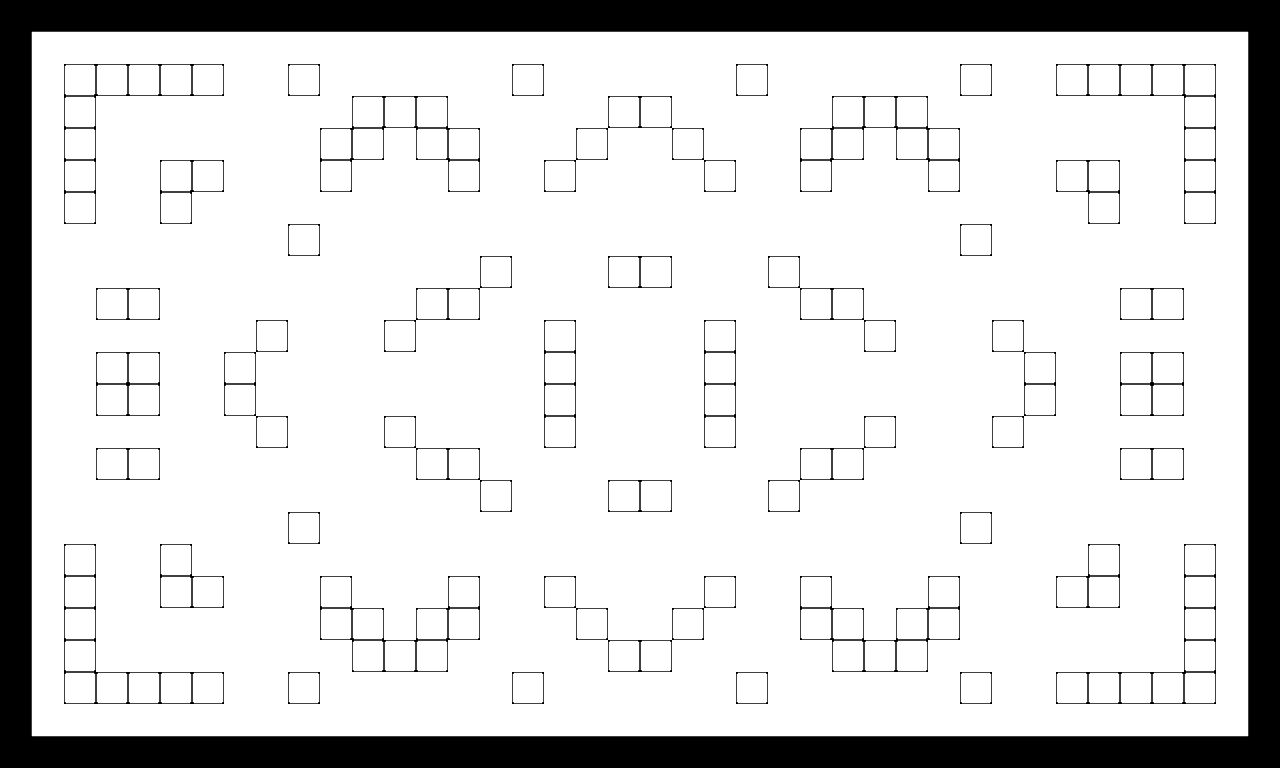

A level layout from a 2D game, rendered from its tile map. Below: a short description, then the map file with tile-grid data replaced by summaries:
An orthogonal 40x24 tile map with 32x32 px tiles, 1 tile layer (map).

<map version="1.0" orientation="orthogonal" width="40" height="24" tilewidth="32" tileheight="32">
 <tileset firstgid="1" name="default" tilewidth="32" tileheight="32">
  <image source="../img/tilesets/default.png" width="128" height="64" />
  <tile id="0">
   <properties>
    <property name="blocking" value="1" />
    <property name="isblock" value="1" />
   </properties>
  </tile>
  <tile id="1">
   <properties>
    <property name="blocking" value="1" />
    <property name="isblock" value="1" />
   </properties>
  </tile>
  <tile id="2">
   <properties>
    <property name="blocking" value="1" />
    <property name="isblock" value="0" />
   </properties>
  </tile>
  <tile id="3">
   <properties>
    <property name="blocking" value="1" />
    <property name="isblock" value="0" />
   </properties>
  </tile>
  <tile id="4">
   <properties>
    <property name="blocking" value="0" />
    <property name="isblock" value="0" />
   </properties>
  </tile>
  <tile id="5">
   <properties>
    <property name="blocking" value="0" />
    <property name="isblock" value="0" />
   </properties>
  </tile>
  <tile id="6">
   <properties>
    <property name="blocking" value="1" />
    <property name="isblock" value="0" />
   </properties>
  </tile>
  <tile id="7">
   <properties>
    <property name="blocking" value="1" />
    <property name="isblock" value="0" />
   </properties>
  </tile>
 </tileset>
 <layer name="map" width="40" height="24">
  <data>[960 cells, 960 non-empty, 7 distinct tile ids]</data>
 </layer>
</map>